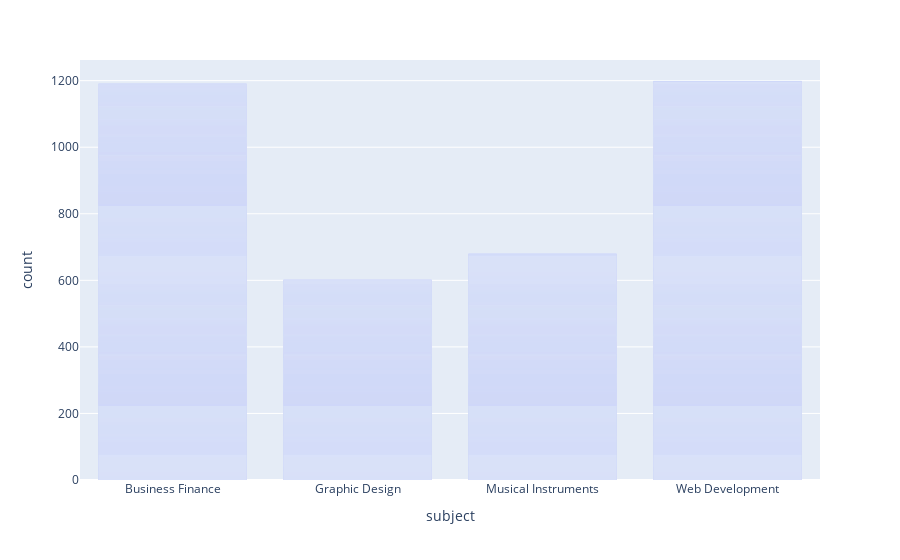

Here is the notebook cell this chart was saved with:
### Code cell
px.bar(x='subject',data_frame=df)

### Figure 1 — Plotly figure (JSON) as saved in the notebook; plotly's stock layout.template omitted (floating-point values rounded to 4 significant figures; data arrays with more than 128 entries replaced by an {"elided": "..."} marker saying what was removed)
{"data": [{"alignmentgroup": "True", "hovertemplate": "subject=%{x}<br>count=%{y}<extra></extra>", "legendgroup": "", "marker": {"color": "#636efa", "pattern": {"shape": ""}}, "name": "", "offsetgroup": "", "orientation": "v", "showlegend": false, "textposition": "auto", "type": "bar", "x": {"elided": "3672 str values"}, "xaxis": "x", "y": {"elided": "3672 int values"}, "yaxis": "y"}], "layout": {"barmode": "relative", "legend": {"tracegroupgap": 0}, "margin": {"t": 60}, "xaxis": {"anchor": "y", "domain": [0, 1], "title": {"text": "subject"}}, "yaxis": {"anchor": "x", "domain": [0, 1], "title": {"text": "count"}}}}
